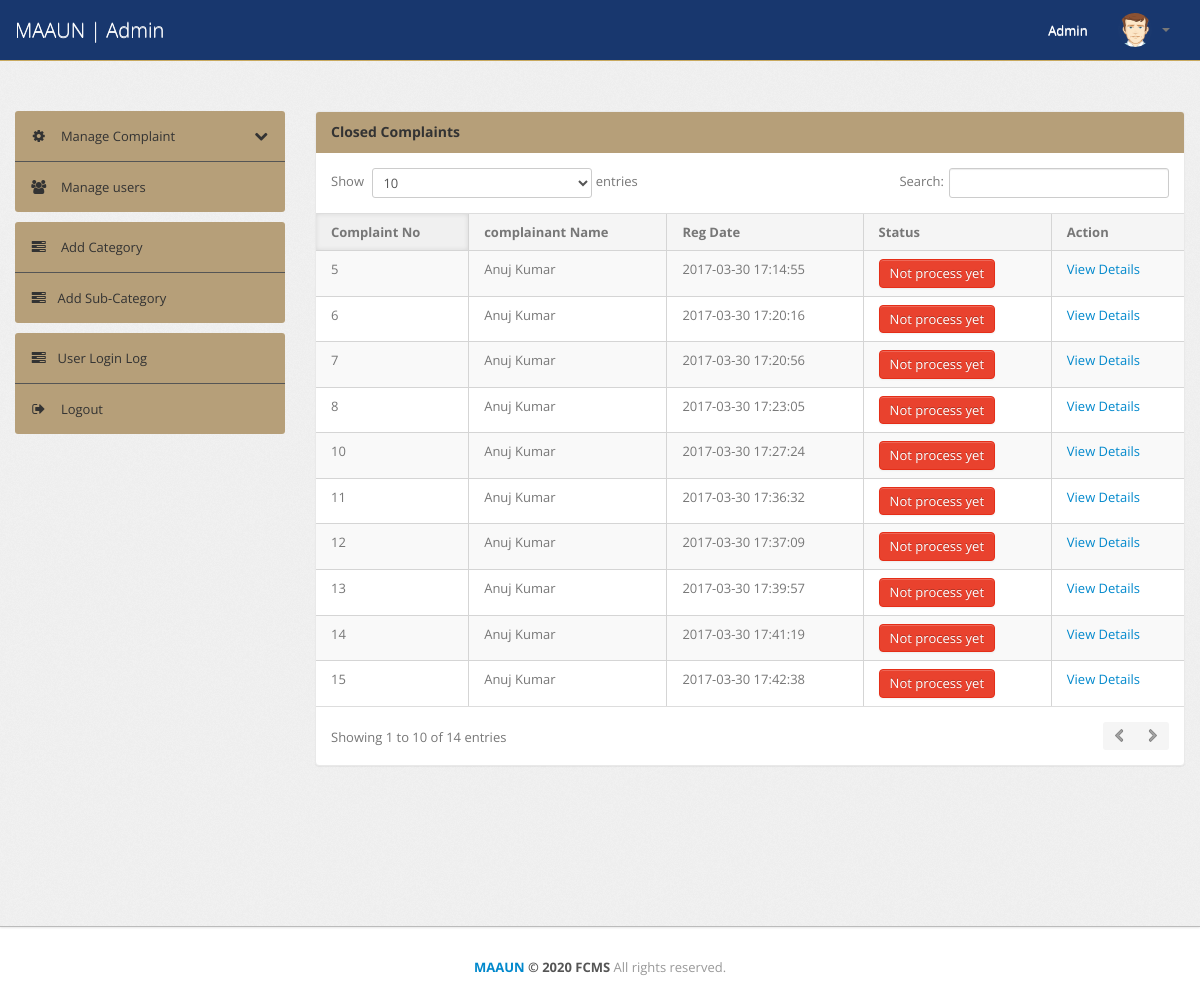
Page /admin/notprocess-complaint.php (signed in) on the earlier database version.
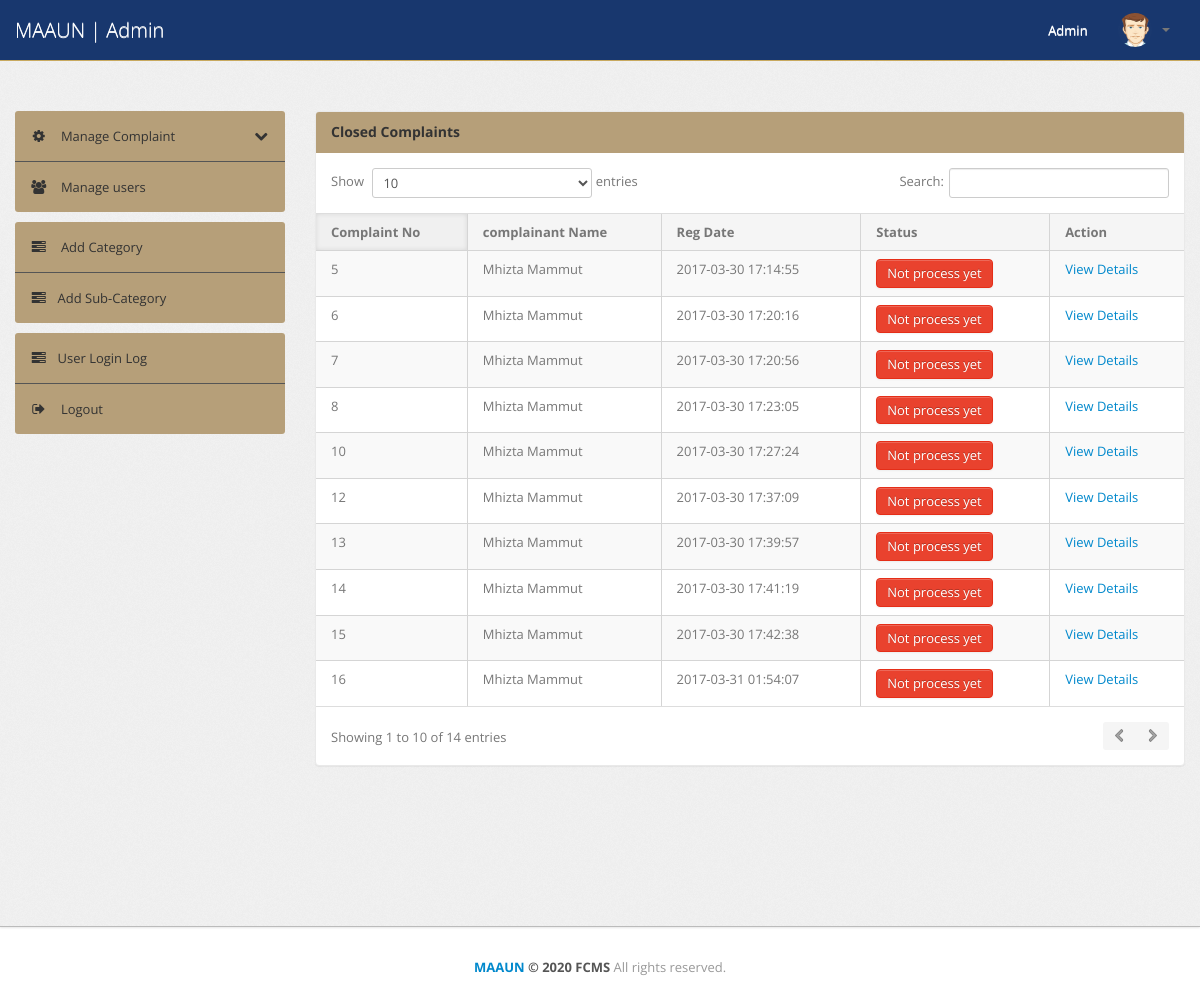
Same page on the later database version.
### tables this page shows
CREATE TABLE `tblcomplaints` (
  `complaintNumber` int(11) NOT NULL,
  `userId` int(11) NOT NULL,
  `category` int(11) NOT NULL,
  `subcategory` varchar(255) NOT NULL,
  `complaintType` varchar(255) NOT NULL,
  `noc` varchar(255) NOT NULL,
  `complaintDetails` mediumtext NOT NULL,
  `complaintFile` varchar(255) DEFAULT NULL,
  `regDate` timestamp NOT NULL DEFAULT CURRENT_TIMESTAMP,
  `status` varchar(50) DEFAULT NULL,
  `lastUpdationDate` timestamp NULL DEFAULT '0000-00-00 00:00:00' ON UPDATE CURRENT_TIMESTAMP
);

CREATE TABLE `users` (
  `id` int(11) NOT NULL,
  `regNo` varchar(255) DEFAULT NULL,
  `fullName` varchar(255) DEFAULT NULL,
  `userEmail` varchar(255) DEFAULT NULL,
  `password` varchar(255) DEFAULT NULL,
  `contactNo` bigint(11) DEFAULT NULL,
  `userImage` varchar(255) DEFAULT NULL,
  `regDate` timestamp NOT NULL DEFAULT CURRENT_TIMESTAMP,
  `updationDate` timestamp NULL DEFAULT '0000-00-00 00:00:00' ON UPDATE CURRENT_TIMESTAMP,
  `status` int(1) DEFAULT NULL
);

### admin/notprocess-complaint.php (the view, shortened to what this page needs)
<?php
include('include/config.php');
if(strlen($_SESSION['alogin'])==0)
	{
header('location:index.php');
}
else{
?>
<!DOCTYPE html>
<html lang="en">
<head>
	<link type="text/css" href="bootstrap/css/bootstrap.min.css" rel="stylesheet">
	<link type="text/css" href="bootstrap/css/bootstrap-responsive.min.css" rel="stylesheet">
	<link type="text/css" href="css/theme.css" rel="stylesheet">
	<link type="text/css" href="images/icons/css/font-awesome.css" rel="stylesheet">
</head>
<body>
<?php include('include/header.php');?>
	<div class="wrapper">
		<div class="container">
			<div class="row">
<?php include('include/sidebar.php');?>
			<div class="span9">
					<div class="content">
	<div class="module">
							<div class="module-head">
								<h3>Closed Complaints</h3>
							</div>
							<div class="module-body table">
								<table cellpadding="0" cellspacing="0" border="0" class="datatable-1 table table-bordered table-striped	 display" >
									<thead>
										<tr>
											<th>Complaint No</th>
											<th> complainant Name</th>
											<th>Reg Date</th>
											<th>Status</th>
											<th>Action</th>
										</tr>
									</thead>
<tbody>
<?php
$query=mysqli_query($con,"select tblcomplaints.*,users.fullName as name from tblcomplaints join users on users.id=tblcomplaints.userId where tblcomplaints.status is null ");
while($row=mysqli_fetch_array($query))
{
?>
										<tr>
											<td><?php echo htmlentities($row['complaintNumber']);?></td>
											<td><?php echo htmlentities($row['name']);?></td>
											<td><?php echo htmlentities($row['regDate']);?></td>
											<td><button type="button" class="btn btn-danger">Not process yet</button></td>
											<td>   <a href="complaint-details.php?cid=<?php echo htmlentities($row['complaintNumber']);?>"> View Details</a>
											</td>
											</tr>
										<?php  } ?>
										</tbody>
								</table>
							</div>
						</div>
					</div>
				</div>
			</div>
		</div>
	</div>
<?php include('include/footer.php');?>
</body>
<?php } ?>

Differences in the rows shown:
no longer on this page (row edited): tblcomplaints: complaintNumber "11", userId.fullName "Anuj Kumar", regDate "2017-03-30 17:36:32"
changed through a linked row, tblcomplaints id 5: userId.fullName "Anuj Kumar" → "Mhizta Mammut"
changed through a linked row, tblcomplaints id 6: userId.fullName "Anuj Kumar" → "Mhizta Mammut"
changed through a linked row, tblcomplaints id 7: userId.fullName "Anuj Kumar" → "Mhizta Mammut"
changed through a linked row, tblcomplaints id 8: userId.fullName "Anuj Kumar" → "Mhizta Mammut"
changed through a linked row, tblcomplaints id 10: userId.fullName "Anuj Kumar" → "Mhizta Mammut"
changed through a linked row, tblcomplaints id 12: userId.fullName "Anuj Kumar" → "Mhizta Mammut"
changed through a linked row, tblcomplaints id 13: userId.fullName "Anuj Kumar" → "Mhizta Mammut"
changed through a linked row, tblcomplaints id 14: userId.fullName "Anuj Kumar" → "Mhizta Mammut"
changed through a linked row, tblcomplaints id 15: userId.fullName "Anuj Kumar" → "Mhizta Mammut"
now on this page (row unchanged): tblcomplaints: complaintNumber "16", userId.fullName "Mhizta Mammut", regDate "2017-03-31 01:54:07"
